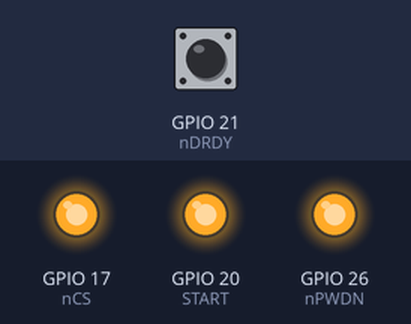
Recording of a sketch running on a simulated ESP32. Shown: output pins drawn as LEDs (lit = HIGH). The inputs (shaded band) are chosen by the test bench; at power-on: GPIO 21 (nDRDY) HIGH. Pins used as bus, display or sensor lines are not drawn; what the sketch prints to the serial monitor is not drawn.

Above: at 1.2 s.
1.3 s: GPIO 21 (nDRDY) driven LOW
2.8 s: GPIO 21 (nDRDY) pulsed HIGH 2 times (0.12 s each, 0.3 s apart)
4.9 s: GPIO 21 (nDRDY) pulsed HIGH 5 times (0.12 s each, 0.3 s apart)
Timing chart, 0 to 7.9 s (numbered marks = the images above; inputs shaded):
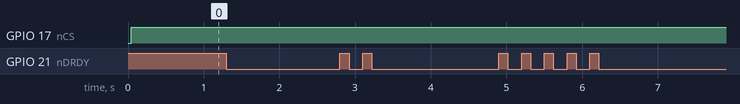

The sketch:

ForceDetection.ino
```cpp
#include <stdio.h>
#include <SPI.h>

// Jean-Baptiste CAZAUX - Tuesday 16 July
// https://github.com/Iam-JB/LAAS-ForceFrontEnd

// GPIOs DEFINITION
const int nCS = 17;
const int START = 20;
const int nDRDY = 21;
const int nPWDN = 26;
const int nRESET = 22;

// Buffers
const int SYNC = 0x31;
uint16_t counter = 0x0000;      // Counter 16 bits
uint8_t tabToBeSendUART[6];

void initPiPico() {
    // Initialize GPIO pins
    pinMode(nCS, OUTPUT);
    pinMode(START, OUTPUT);
    pinMode(nRESET, OUTPUT);
    pinMode(nPWDN, OUTPUT);
    pinMode(nDRDY, INPUT);

    // Initialize SPI
    SPI.begin();
    SPI.beginTransaction(SPISettings(4000000,MSBFIRST,SPI_MODE1));
}

// READ ADS1235Q1's REGISTERS
uint8_t readRegister(uint8_t address) {
    uint8_t command = 0x20 + (address & 0x1F); // RREG is a 0x20 + rrh, where rrh is a 5-bit register
    digitalWrite(nCS, LOW);
    SPI.transfer(command);
    SPI.transfer(0xFF);
    uint8_t value = SPI.transfer(0x00);
    digitalWrite(nCS, HIGH);
    return value;
}

// WRITE ADS1235Q1's REGISTERS
void writeRegister(uint8_t address, uint8_t value) {
    digitalWrite(nCS, LOW);
    uint8_t command = 0x40 + (address & 0x1F); // WREG is a 0x40 + rrh, where rrh is a 5-bit register
    SPI.transfer(command);
    SPI.transfer(value);
    digitalWrite(nCS, HIGH);
}

void setupMain() {
    // INIT
    Serial.begin();   // No need to specify serial speed for Pi Pico due to virtual UART
    while(!Serial);
    initPiPico();

    digitalWrite(nCS, HIGH);
    digitalWrite(nRESET, HIGH);
    digitalWrite(nPWDN, HIGH);
    digitalWrite(START, LOW);

    // DC-EXCITATION CONFIGURATION
    uint8_t addressEXC = 0b00011;
    uint8_t valueDC = 0b00001001;  // DC-EXCITATION and conversion start delay = 1.16ms (cf. datasheet)
    writeRegister(addressEXC, valueDC);

    // DATA RATE CONFIGURATION
    uint8_t addressDR = 0b00010;
//    uint8_t valueDR = 0b01100011;  // 7200 SPS & sinc1 (-3dB cutoff frequency at 2300Hz)
//    uint8_t valueDR = 0b01100011;  // 7200 SPS & sinc2 (-3dB cutoff frequency at 1960Hz)
//    uint8_t valueDR = 0b01100011;  // 7200 SPS & sinc3 (-3dB cutoff frequency at 1740Hz)
    uint8_t valueDR = 0b01100011;  // 7200 SPS & sinc4 (-3dB cutoff frequency at 1580Hz)
    writeRegister(addressDR, valueDR);

    // PGA CONFIGURATION
    uint8_t addressPGA = 0b10000;
    uint8_t valuePGA = 0b10000111;  // Gain of 128
    writeRegister(addressPGA, valuePGA);

    // INPUT MULTIPLEXER CONFIGURATION
    uint8_t addressMUX = 0b10001;
    uint8_t valueMUX = 0b01111000;  // AIN4(+) and AIN5(-)
    writeRegister(addressMUX, valueMUX);

    // REFERENCE CONFIGURATION
    uint8_t addressREF = 0b00110;
    uint8_t valueREF = 0b00001010;
    writeRegister(addressREF, valueREF);

    // USER CALIBRATION
       // OFCAL
    // writeRegister(0x07, 0x00); // Follow the user calibration procedure (cf. datasheet)
    // writeRegister(0x08, 0x00);
    // writeRegister(0x09, 0x00);
    writeRegister(0x07, 0x7D); // Follow the user calibration procedure (cf. datasheet)
    writeRegister(0x08, 0x27);
    writeRegister(0x09, 0x04);

      // FSCAL
    writeRegister(0x0A, 0x00); // Follow the user calibration procedure (cf. datasheet)
    writeRegister(0x0B, 0x00);
    writeRegister(0x0C, 0x40);
  //  writeRegister(0x0A, 0xCC);
  //  writeRegister(0x0B, 0xCC);
  //  writeRegister(0x0C, 0x3C);
}


void myCallback() {
    uint32_t ADC_VALUE = 0;

    digitalWrite(nCS, LOW);
    SPI.transfer(0x12);
    SPI.transfer(0xFF);
    uint8_t MSB = SPI.transfer(0x00);
    uint8_t MIDSB = SPI.transfer(0x00);
    uint8_t LSB = SPI.transfer(0x00);
    digitalWrite(nCS, HIGH);

    int data[3] = {MSB,MIDSB,LSB};
    for (int i = 0 ; i <= 2 ; i++){
      ADC_VALUE = (ADC_VALUE << 8) | data[i];
    }
    uint32_t ADC_VALUE_DATA = ADC_VALUE & 0x7FFFFF ;
    uint32_t ADC_VALUE_SIGN = (ADC_VALUE & 0x800000) >> 23 ;

    // FORMATING AS SYNC | COUNTER | FORCE_VALUE
    counter++;
    uint8_t MSBcounter = (counter & 0xFF00) >> 8 ;
    uint8_t LSBcounter = counter & 0x00FF ;

    tabToBeSendUART[0] = SYNC ;
    tabToBeSendUART[1] = MSBcounter ;
    tabToBeSendUART[2] = LSBcounter ;
    tabToBeSendUART[3] = MSB ;
    tabToBeSendUART[4] = MIDSB ;
    tabToBeSendUART[5] = LSB ;

    Serial.write(tabToBeSendUART,6);
    Serial.flush();

    if (counter >= 0xFFFF) { // Not really needed here as counter is defined as a uint16_t
      counter = 0x0000;
    }

}

void setup() {
    setupMain();
    digitalWrite(START, HIGH); // Start conversion acquisitions
}

void loop() {
  while (1) {
    while(!digitalRead(nDRDY));
    while(digitalRead(nDRDY));
    myCallback();
  }
}
```
